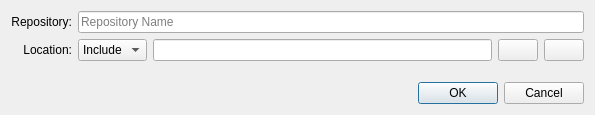
<?xml version="1.0" encoding="UTF-8"?>
<ui version="4.0">
 <class>AddRepo</class>
 <widget class="QDialog" name="AddRepo">
  <property name="geometry">
   <rect>
    <x>0</x>
    <y>0</y>
    <width>595</width>
    <height>115</height>
   </rect>
  </property>
  <property name="windowTitle">
   <string>Add/Modify Repository</string>
  </property>
  <layout class="QVBoxLayout" name="verticalLayout">
   <item>
    <layout class="QGridLayout" name="gridLayout">
     <item row="0" column="0">
      <widget class="QLabel" name="label">
       <property name="text">
        <string>Repository:</string>
       </property>
       <property name="alignment">
        <set>Qt::AlignRight|Qt::AlignTrailing|Qt::AlignVCenter</set>
       </property>
      </widget>
     </item>
     <item row="0" column="1">
      <widget class="KLineEdit" name="repo">
       <property name="placeholderText">
        <string>Repository Name</string>
       </property>
      </widget>
     </item>
     <item row="1" column="0">
      <widget class="QLabel" name="label_2">
       <property name="text">
        <string>Location:</string>
       </property>
       <property name="alignment">
        <set>Qt::AlignRight|Qt::AlignTrailing|Qt::AlignVCenter</set>
       </property>
      </widget>
     </item>
     <item row="1" column="1">
      <layout class="QHBoxLayout" name="horizontalLayout">
       <item>
        <widget class="QComboBox" name="locationCB">
         <property name="sizePolicy">
          <sizepolicy hsizetype="Fixed" vsizetype="Fixed">
           <horstretch>0</horstretch>
           <verstretch>0</verstretch>
          </sizepolicy>
         </property>
         <item>
          <property name="text">
           <string notr="true">Include</string>
          </property>
         </item>
         <item>
          <property name="text">
           <string notr="true">Server</string>
          </property>
         </item>
        </widget>
       </item>
       <item>
        <widget class="KLineEdit" name="location"/>
       </item>
       <item>
        <widget class="KPushButton" name="selectLocalDirectory">
         <property name="icon">
          <iconset theme="folder"/>
         </property>
        </widget>
       </item>
       <item>
        <widget class="KPushButton" name="selectServerList">
         <property name="icon">
          <iconset theme="document-open"/>
         </property>
        </widget>
       </item>
      </layout>
     </item>
    </layout>
   </item>
   <item>
    <spacer name="verticalSpacer">
     <property name="orientation">
      <enum>Qt::Vertical</enum>
     </property>
     <property name="sizeHint" stdset="0">
      <size>
       <width>478</width>
       <height>0</height>
      </size>
     </property>
    </spacer>
   </item>
   <item>
    <layout class="QHBoxLayout" name="horizontalLayout_2">
     <item>
      <spacer name="horizontalSpacer">
       <property name="orientation">
        <enum>Qt::Horizontal</enum>
       </property>
       <property name="sizeHint" stdset="0">
        <size>
         <width>142</width>
         <height>20</height>
        </size>
       </property>
      </spacer>
     </item>
     <item>
      <widget class="QDialogButtonBox" name="buttonBox">
       <property name="orientation">
        <enum>Qt::Horizontal</enum>
       </property>
       <property name="standardButtons">
        <set>QDialogButtonBox::Cancel|QDialogButtonBox::Ok</set>
       </property>
      </widget>
     </item>
    </layout>
   </item>
  </layout>
 </widget>
 <customwidgets>
  <customwidget>
   <class>KLineEdit</class>
   <extends>QLineEdit</extends>
   <header>klineedit.h</header>
  </customwidget>
  <customwidget>
   <class>KPushButton</class>
   <extends>QPushButton</extends>
   <header>kpushbutton.h</header>
  </customwidget>
 </customwidgets>
 <resources/>
 <connections>
  <connection>
   <sender>buttonBox</sender>
   <signal>rejected()</signal>
   <receiver>AddRepo</receiver>
   <slot>reject()</slot>
   <hints>
    <hint type="sourcelabel">
     <x>316</x>
     <y>260</y>
    </hint>
    <hint type="destinationlabel">
     <x>286</x>
     <y>274</y>
    </hint>
   </hints>
  </connection>
 </connections>
</ui>
